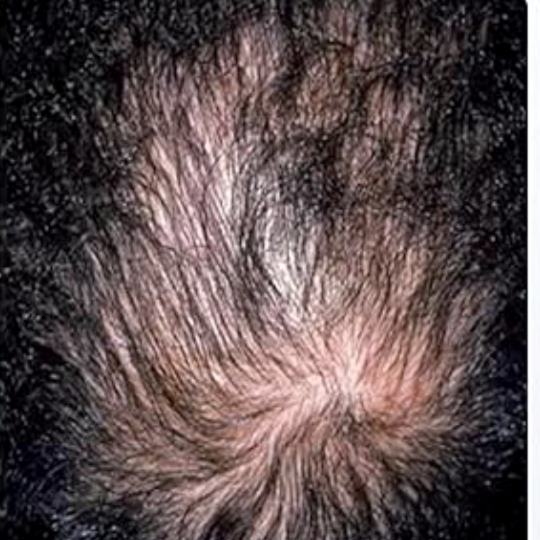
#> input picture minoxshop-growth-hero/assets/ba-before.jpg, 1080 x 1080 px, found by its file name (shown at 1/2 size)
$ python build_minox_static_shed_stages.py
#> lines starting #> are read from the running program, lines starting #| are printed output that depends on the picture; after the words box and inside, x2 and y2 are one past the last pixel; in counts of white or black regions, pixels touching at a corner belong together
#!/usr/bin/env python3
"""MinoxShop static IG post — dread-shed stages (same energy as growth timeline, new angle).

Scroll-stop idea: people panic when hair sheds first. Flip the growth-stages format
into «why it looks worse before it looks better».
"""
from __future__ import annotations

import math
from pathlib import Path

import numpy as np
from PIL import Image, ImageDraw, ImageEnhance, ImageFilter, ImageFont

ROOT = Path("/tmp/static-shed")
ASSETS = ROOT / "assets"
OUT = ROOT / "out"
EXPORTS = Path("/agent/repos/barbero-shop/exports")
for p in (OUT, EXPORTS, ASSETS):
    p.mkdir(parents=True, exist_ok=True)
#> further down, BEFORE is the input picture: PIL image 1080x1080 RGB; mean R, G, B 92.1, 77, 77.6
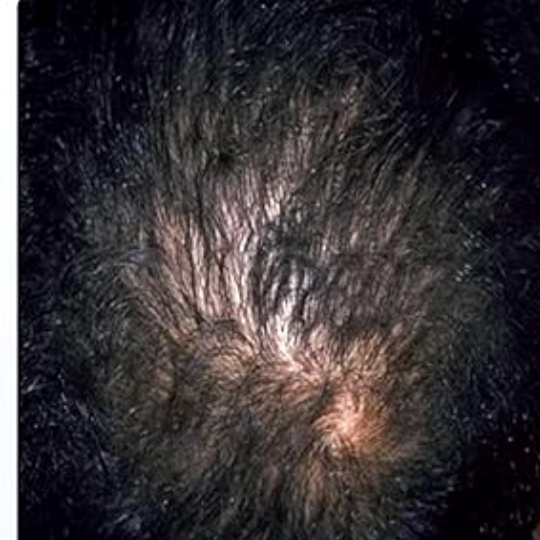
#> input picture minoxshop-growth-hero/assets/ba-after.jpg, 1080 x 1080 px, found by its file name (shown at 1/2 size)

W, H = 1080, 1350  # IG portrait feed

NAVY = (12, 22, 42)
NAVY_DEEP = (5, 10, 20)
GOLD = (196, 158, 86)
GOLD_SOFT = (226, 199, 135)
IVORY = (245, 246, 248)
YELLOW = (255, 220, 50)
MUTED = (140, 150, 168)

FONT_HE_B = "/usr/share/fonts/truetype/noto/NotoSansHebrew-Bold.ttf"
FONT_HE_R = "/usr/share/fonts/truetype/noto/NotoSansHebrew-Regular.ttf"


def font(size: int, bold: bool = True):
    return ImageFont.truetype(FONT_HE_B if bold else FONT_HE_R, size)


def text_bb(draw, text, fnt):
    bb = draw.textbbox((0, 0), text, font=fnt, language="he")
    return bb[2] - bb[0], bb[3] - bb[1], bb


def draw_he(d, xy, text, fnt, fill):
    d.text(xy, text, font=fnt, fill=fill, language="he")


# [8 lines left out: function center_he, not called in this run]


def trim_white(im: Image.Image) -> Image.Image:
    arr = np.asarray(im.convert("RGB"))
#> arr is the input picture: shape (1080, 1080, 3); mean R, G, B 55, 49.9, 53.3
    bright = arr.mean(axis=2) > 230
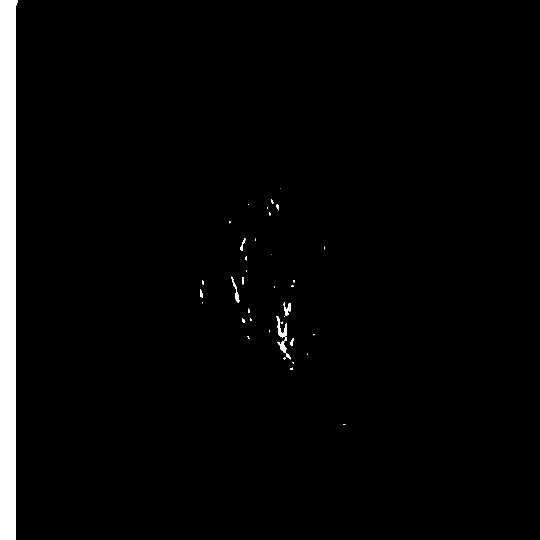
#> bright: shape (1080, 1080) bool (shown at 1/2 size); 3.1% white; 41 white regions (23 under 20 px), largest, box (x1, y1, x2, y2) and area: (0, 0, 36, 1080) 34587, (553, 632, 574, 675) 350, (555, 682, 574, 706) 211
    col = bright.mean(axis=0)
#> col = 1080 values, max 1 at index 0, min 0 at index 36, mean 0.0311
    left = next((i for i, f in enumerate(col) if f < 0.3), 0)
#> left = 32
    right = next((i for i in range(len(col) - 1, -1, -1) if col[i] < 0.5), len(col) - 1)
#> right = 1079
    if right - left < arr.shape[1] * 0.7:
        return im
    return im.crop((left, 0, right + 1, arr.shape[0]))
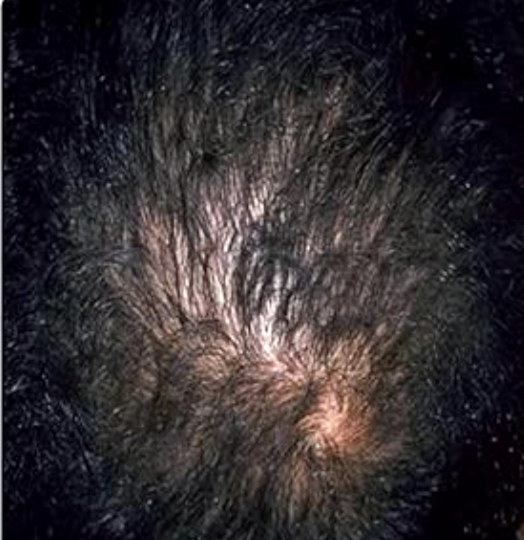
#> returned value: PIL image 1048x1080 RGB (shown at 1/2 size); mean R, G, B 49, 43.7, 47.1


# [20 lines left out: functions fit_square, soft_blend, not called in this run]


BEFORE = Image.open(ASSETS / "ba-before.jpg").convert("RGB")
AFTER = trim_white(Image.open(ASSETS / "ba-after.jpg").convert("RGB"))
AFTER = ImageEnhance.Brightness(AFTER).enhance(1.06)
AFTER = ImageEnhance.Contrast(AFTER).enhance(1.08)
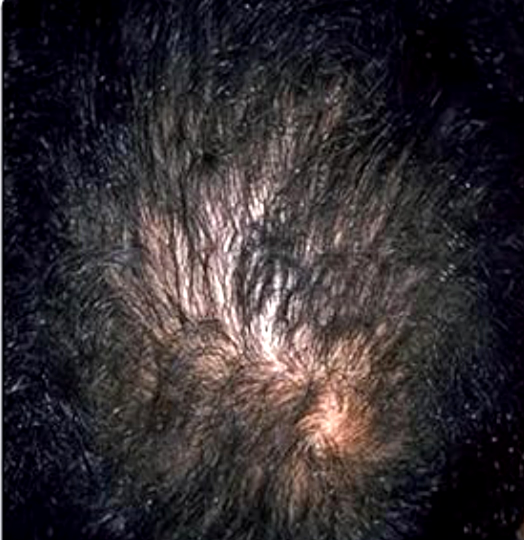
#> AFTER: PIL image 1048x1080 RGB (shown at 1/2 size); mean R, G, B 51.5, 45.7, 49.1
#> (the run stopped early here; a loop or call above may not have finished)
